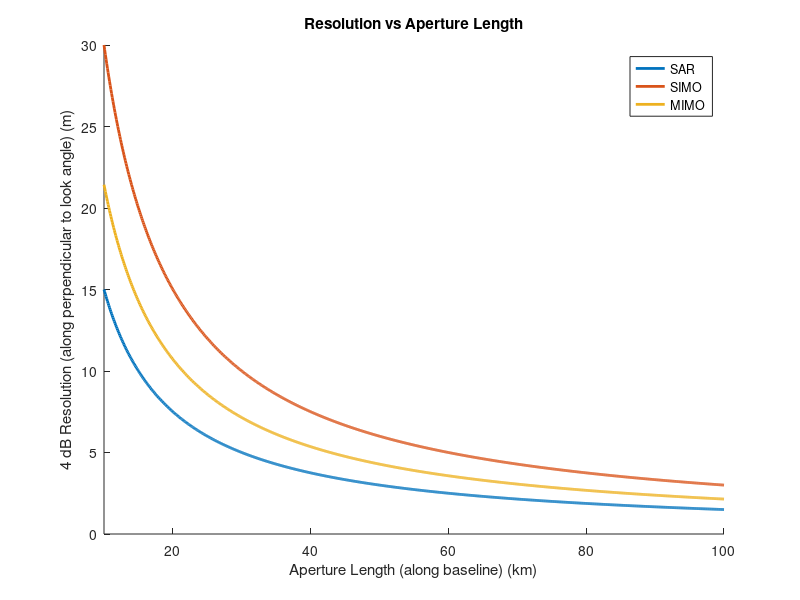
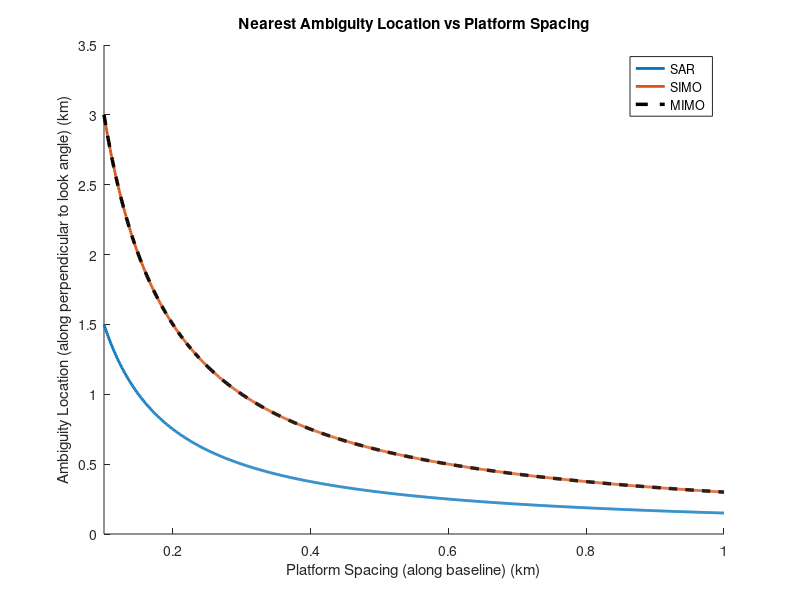
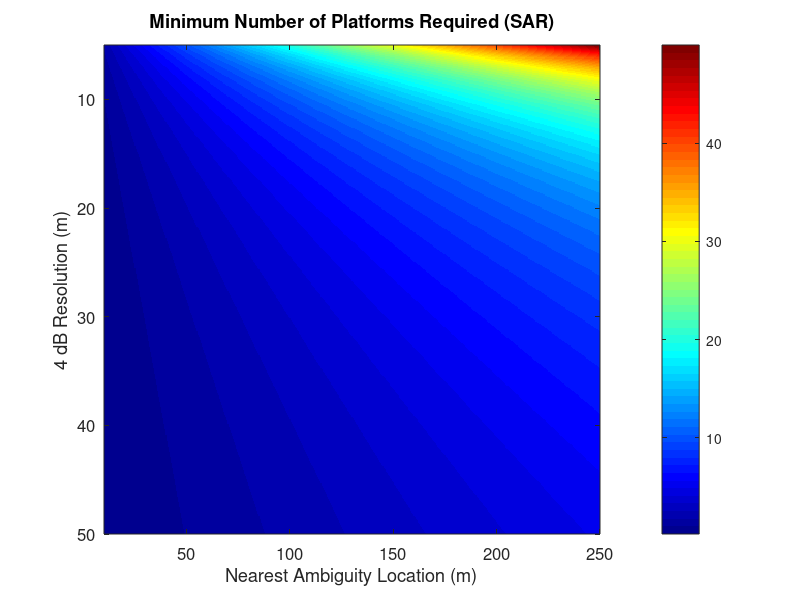
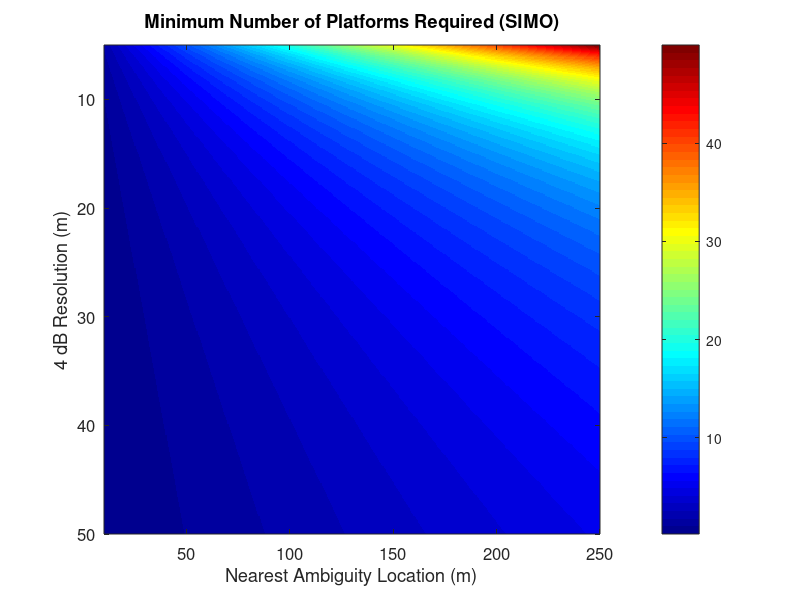

Write MATLAB code to recreate these figures, in order.
% plots in 1D theoretical resolution vs aperture length
% plots in 1D nearest ambiguity location vs platform spacing
% plots in 2D min # of platforms required vs resolution and nearest ambiguity location
close all; clear; clc
%% parameters
c=3e8; % speed of light (m/s)
f=1e9; % center frequency (Hz)
wl=c/f; % wavelength (m)
H=500e3; % altitude (m)
theta=60; % look angle wrt nadir (deg)
alpha=60; % baseline tilt wrt horizontal (deg)
L=10e3:100:100e3; % aperture lengths (m)
dL=100:1:1000; % platform spacing (m)
res=5:0.1:50; % desired resolution (m)
d_amb=10:0.5:250; % desired nearest ambiguity location (m)
%% theoretical resolution vs aperture length and nearest ambiguity location vs platform spacing
p_res=[2 1 1.4]; %SAR SIMO MIMO constants for resolution
p_amb=[2 1 1]; %SAR SIMO MIMO constants for nearest ambiguity location
R=H/cosd(theta);
Ln=L*cosd(abs(theta-alpha));
figure(1);hold on
figure(2);hold on
for i=1:3
    dn=wl*R/p_res(i)./Ln; % 4dB resolution along perpendicular to look angle direction
    n_amb=wl*H./(cosd(theta)*p_amb(i)*dL*cosd(abs(theta-alpha))); % closest ambiguity location along perpendicular to look angle direction
    figure(1);plot(L/1e3,dn,'linewidth',2)
    if i==1;figure(2);plot(dL/1e3,n_amb/1e3,'linewidth',2);end
    if i==2;figure(2);plot(dL/1e3,n_amb/1e3,'linewidth',2);end
    if i==3;figure(2);plot(dL/1e3,n_amb/1e3,'k--','linewidth',2.5);end
end
figure(1)
title('Resolution vs Aperture Length')
xlabel('Aperture Length (along baseline) (km)')
ylabel('4 dB Resolution (along perpendicular to look angle) (m)')
legend('SAR','SIMO','MIMO')
set(gca,'fontsize',10)
xlim([min(L/1e3) max(L/1e3)])
figure(2)
title('Nearest Ambiguity Location vs Platform Spacing')
xlabel('Platform Spacing (along baseline) (km)')
ylabel('Ambiguity Location (along perpendicular to look angle) (km)')
legend('SAR','SIMO','MIMO')
set(gca,'fontsize',10)
xlim([min(dL/1e3) max(dL/1e3)])
%% min # of platform required for a specific resolution and nearest ambiguity location
n_platform=zeros(length(res),length(d_amb));
for mode=1:3 %1: SAR, 2:SIMO, 3:MIMO
    if mode==1;modd='SAR';
    elseif mode==2;modd='SIMO';
    elseif mode==3;modd='MIMO';end
    for i=1:length(res)
        L=wl*R/p_res(mode)./res(i)/cosd(abs(theta-alpha));
        dL=wl*H./(cosd(theta)*p_amb(mode)*d_amb*cosd(abs(theta-alpha)));
        n_platform(i,:)=L./dL;
    end
    figure;imagesc(d_amb,res,n_platform);colorbar;colormap jet
    title(['Minimum Number of Platforms Required (' modd ')'])
    xlabel('Nearest Ambiguity Location (m)')
    ylabel('4 dB Resolution (m)')
    set(gca,'fontsize',12)
    xlim([min(d_amb) max(d_amb)])
    ylim([min(res) max(res)])
end